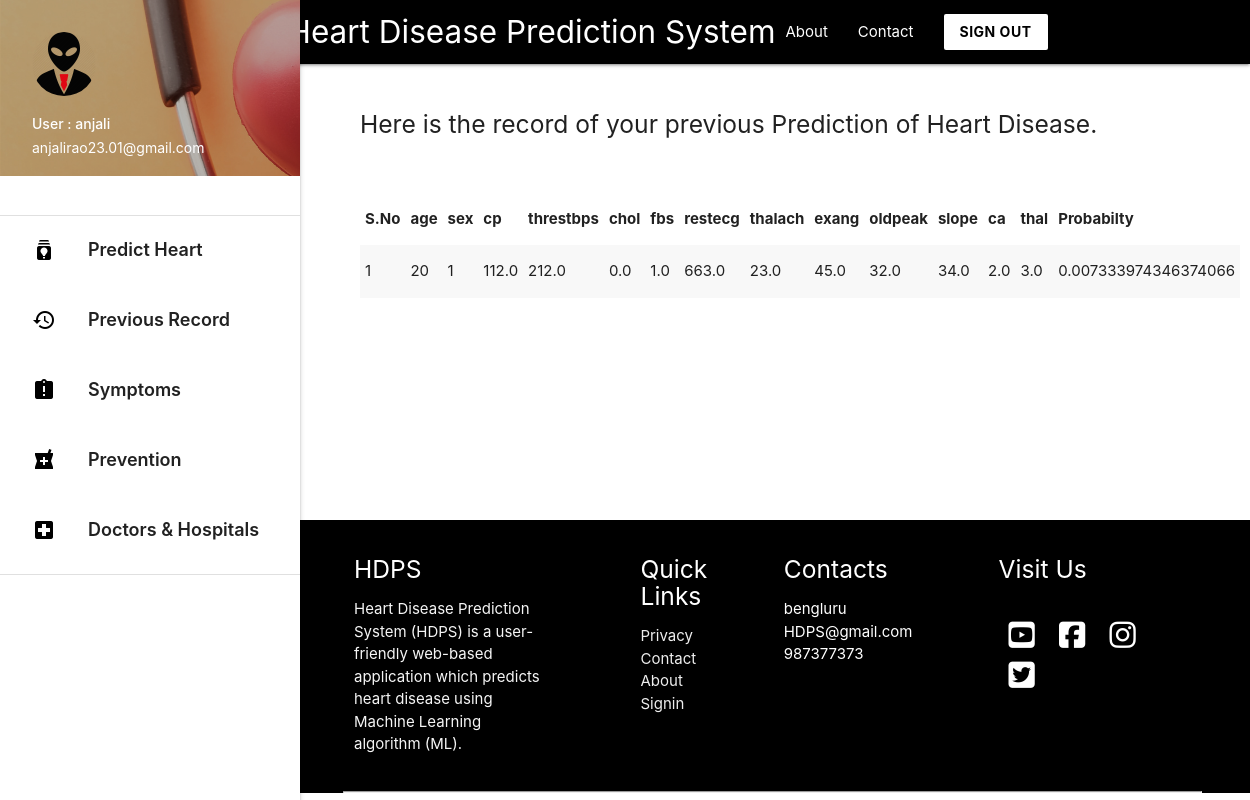
The app's page /heartdetail (signed in) with its own data.
### predictor/models.py (models this page shows, shortened)
class HeartData(models.Model):
    age = models.IntegerField()
    sex = models.IntegerField()
    cp = models.FloatField()
    trestbps = models.FloatField()
    chol = models.FloatField()
    fbs = models.FloatField()
    restcg = models.FloatField()
    thalach = models.FloatField()
    exang = models.FloatField()
    oldpeak = models.FloatField()
    slope = models.FloatField()
    ca = models.FloatField()
    thal = models.FloatField()
    owner = models.ForeignKey(get_user_model() , on_delete=models.CASCADE , related_name='owner' , null=True)
    date = models.DateField(auto_now_add=True)
    probability = models.FloatField(null=True)

### predictor/views.py (the view)
# urls.py: path('heartdetail',views.heartdetail,name='heartdetail'),
def heartdetail(request): # Displays previous results in detail
    if request.user.is_authenticated:
        record_data = HeartData.objects.filter(owner = request.user)
        return render(request , 'heartdetail.html' , {'record_data':record_data})
    return redirect('/')

### templates/heartdetail.html (shortened to what this page needs)
{% extends 'base_layout2.html' %}
{% block content %}
<div class="con">
  <h5 > Here is the record of your previous Prediction of Heart Disease.  </h5>
<br> <br>
  <table class="striped">
   <thead>
     <tr>
         <th>S.No</th>
         <th>age</th>
         <th>sex</th>
         <th>cp</th>
         <th>threstbps</th>
         <th>chol</th>
         <th>fbs</th>
         <th>restecg</th>
         <th>thalach</th>
         <th>exang</th>
         <th>oldpeak</th>
         <th>slope</th>
         <th>ca</th>
         <th>thal</th>
         <th>Probabilty</th>
     </tr>
   </thead>
   <tbody>
     {% for data in record_data %}
     <tr>
       <td>{{ forloop.counter }}</td>
       <td>{{ data.age }}</td>
       <td>{{ data.sex }}</td>
       <td>{{ data.cp }}</td>
       <td>{{ data.trestbps }}</td>
       <td>{{ data.chol }}</td>
       <td>{{ data.fbs }}</td>
       <td>{{ data.restcg }}</td>
       <td>{{ data.thalach }}</td>
       <td>{{ data.exang }}</td>
       <td>{{ data.oldpeak }}</td>
       <td>{{ data.slope }}</td>
       <td>{{ data.ca }}</td>
       <td>{{ data.thal }}</td>
       <td>{{ data.probability }}</td>
     </tr>
     {% endfor %}
   </tbody>
 </table>
</div>
{% endblock %}

### templates/base_layout2.html (shortened to what this page needs)
{% load static %}
<!DOCTYPE html>
<html lang="en">
<head>
  <link href="{% static 'css/materialize.css' %}" type="text/css" rel="stylesheet" media="screen,projection"/>
  <link href="{% static 'css/style.css' %}" type="text/css" rel="stylesheet" media="screen,projection"/>
</head>
<body>
        <div class="navbar-fixed">
          <nav class="black">
            <div class="container">
              <div class="nav-wrapper">
                <a href="/" style="padding-left: 100px;"    class="brand-logo ">Heart Disease Prediction System</a>
                <ul class="right hide-on-med-and-down hover_backcolor">
                  <li><a href="{% url 'about' %}">About</a></li>
                  <li><a href="{% url 'contact' %}">Contact</a></li>
                  <a class=" white black-text waves-effect waves-dark btn  modal-trigger" href="/signout"><b>SIGN OUT </b></a>
                </ul>
              </div>
            </div>
          </nav>
        </div>
      <ul id="slide-out" class="sidenav sidenav-fixed">
        <li><div class="user-view">
          <div class="background">
            <img src="{% static 'img/about.png' %}">
          </div>
          <a href="#user"><img class="circle" src="{% static 'img/user.png' %}"></a>
          <a href="#name"><span class="white-text name">User : {{ request.user.username }} </span></a>
          <a href="#email"><span class="white-text email">{{ request.user.email }}</span></a>
        </div></li>
        <br>
        <li><div class="divider"></div></li>
        <li><a style="font-weight: 600; font-size: 18px; height: 70px; padding-top: 10px;" class="waves-effect hoverable" href="/"><i class="material-icons black-text">batch_prediction</i> Predict Heart Disease </a></li>
        <li><a style="font-weight: 600; font-size: 18px; height: 70px; padding-top: 10px;" class="waves-effect hoverable" href="{% url 'record' %}"><i class="material-icons black-text">history</i> Previous Record </a></li>
        <li><a style="font-weight: 600; font-size: 18px; height: 70px; padding-top: 10px;" class="waves-effect hoverable" href="{% url 'symptoms' %}"><i class="material-icons black-text" >assignment_late</i> Symptoms  </a></li>
        <li><a style="font-weight: 600; font-size: 18px; height: 70px; padding-top: 10px;" class="waves-effect hoverable" href="{% url 'prevention' %}"><i class="material-icons black-text">local_pharmacy</i> Prevention   </a></li>
        <li><a style="font-weight: 600; font-size: 18px; height: 70px; padding-top: 10px;" class="waves-effect hoverable" href="{% url 'doctorhospital' %}"><i class="material-icons black-text">local_hospital</i> Doctors & Hospitals   </a></li>
        <li><div class="divider"></div></li>
      </ul>
      <a href="#" data-target="slide-out" class="sidenav-trigger"><i class="material-icons">menu</i></a>
    {% block content %}
    {% endblock %}
            <section>
            <footer class=" hide-on-small-only black page-footer">
              <div class="" style=" width: 90%; margin: auto;">
                <div class="row">
                  <div class="col  s12 m6 l3 ">
                    <h5 class="white-text">HDPS</h5>
                    <p class="grey-text text-lighten-4">Heart Disease Prediction System (HDPS) is a user-friendly web-based application which predicts heart disease using
                        Machine Learning algorithm (ML). </p>
                  </div>
                  <div class="  col l2 m6 s12 offset-l1 ">
                    <h5 class="white-text">Quick Links</h5>
                    <ul>
                   <li><a class="grey-text text-lighten-3" href="#!">Privacy</a></li>
                      <li><a class="grey-text text-lighten-3" href="#!">Contact</a></li>
                      <li><a class="grey-text text-lighten-3" href="#!">About</a></li>
                      <li><a class="grey-text text-lighten-3" href="#!">Signin</a></li>
                    </ul>
                  </div>
                  <div class="col l2 m6 s12  ">
                      <h5 class="white-text">Contacts</h5>
                      <ul>
                      <li>bengluru</li>
                      <li>HDPS@gmail.com</li>
                      <li>987377373</li>
                  </ul>
                  </div>
                  <div class=" col l3 m6 s12 offset-l1 ">
                      <h5 class="white-text">Visit Us</h5>
                      <br>
                      <a href="https://www.youtube.com/" target="_blank"> <i style="color: white; margin: 5px 10px;"  class="fab fa-youtube-square fa-2x"></i></a>
                  <a href="https://www.youtube.com/" target="_blank"> <i style="color: white; margin: 5px 10px;" class="fab fa-facebook-square fa-2x"></i></a>
                  <a href="https://www.youtube.com/" target="_blank"> <i style="color: white; margin: 5px 10px;" class="fab fa-instagram fa-2x"></i></a>
                  <a href="https://www.youtube.com/" target="_blank"> <i style="color: white; margin: 5px 10px;" class="fab fa-twitter-square fa-2x"></i> </a>
                  </div>
                </div>
                <hr>
          </div>
            </footer>
          </section>
  </body>
</html>

### templates/heartdetail.html (style rules this page uses)
footer { padding-left: 295px; }
.con { padding-left: 390px; width: 90%; flex: 1 0 auto; }
body { display: flex; min-height: 100vh; flex-direction: column; }

### templates/base_layout2.html (style rules this page uses)
footer { padding-left: 295px; }
.con { padding-left: 360px; width: 95%; }

### records on screen
HeartData: age "20", sex "1", cp "112.0", trestbps "212.0", chol "0.0", fbs "1.0", restcg "663.0", thalach "23.0", exang "45.0", oldpeak "32.0", slope "34.0", ca "2.0", thal "3.0", probability "0.007333974346374066"

### other values on screen
{{ request.user.username }} "anjali"
{{ request.user.email }} "anjalirao23.01@gmail.com"
